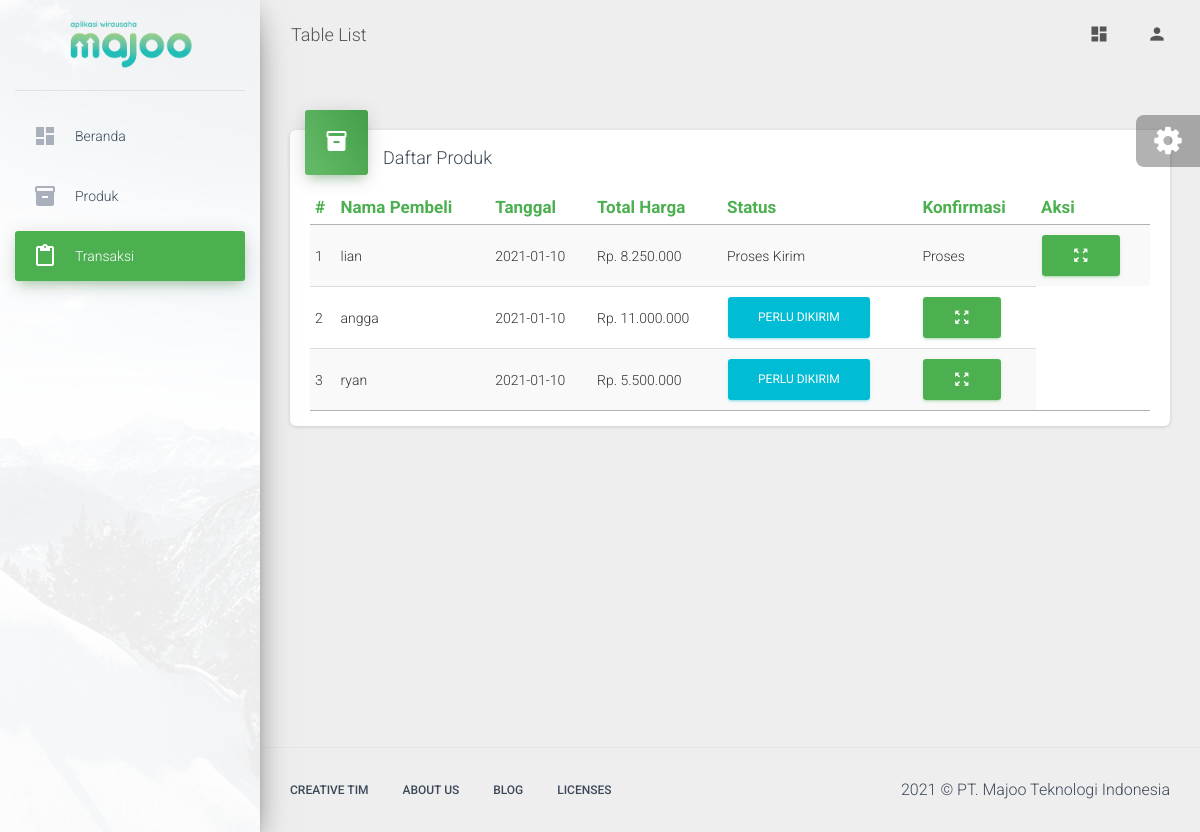
Screenshot of /index.php/admin/transaksi with the database file from the repository.
### tables this page shows
CREATE TABLE `penjualan` (
  `id` int(11) NOT NULL,
  `id_pengguna` int(15) NOT NULL,
  `total` int(100) NOT NULL,
  `tanggal` varchar(100) NOT NULL,
  `status` int(2) NOT NULL,
  `konfirmasi` int(1) NOT NULL
);

CREATE TABLE `pengguna` (
  `id` int(11) NOT NULL,
  `username` varchar(100) NOT NULL,
  `password` varchar(100) NOT NULL,
  `nama` varchar(255) NOT NULL,
  `alamat` text NOT NULL,
  `telepon` varchar(15) NOT NULL
);

### application/controllers/admin/Transaksi.php (called while the page is built, shortened)
<?php
class Transaksi extends CI_Controller{
  public function __construct()
  {
    $this->load->model('transaksi_model');
  }
  function index()
  {
    $data['page'] = 'Transaksi';
    $data['transaksi'] = $this->transaksi_model->getAllTransaksi();
    $this->load->view('admin/templates/header', $data);
    $this->load->view('admin/transaksi/index', $data);
    $this->load->view('admin/templates/footer');
  }
}

### index.php (called while the page is built, shortened)
<?php
require_once BASEPATH.'core/CodeIgniter.php';

### application/models/Transaksi_model.php (called while the page is built, shortened)
<?php
class Transaksi_model extends CI_Model{
  public function getAllTransaksi($value='')
  {
    $query = $this->db->query('SELECT pengguna.nama, penjualan.*, pengguna.id as id_user FROM penjualan JOIN pengguna ON pengguna.id=penjualan.id_pengguna');
    return $query->result();
  }
}

### application/views/admin/transaksi/index.php (the view)
<div class="content">
  <div class="container-fluid">
    <div class="row">
      <div class="col-md-12">
        <div class="card">
          <div class="card-header card-header-success card-header-icon">
            <div class="card-icon">
              <i class="material-icons">inventory</i>
            </div>
            <h4 class="card-title">Daftar Produk</h4>
          </div>
          <div class="card-body">
            <div class="table-responsive">
              <table id="myTable" class="table table-striped table-no-bordered table-hover" cellspacing="0" width="100%" style="width:100%">
                <thead class=" text-success">
                  <th>#</th>
                  <th>Nama Pembeli</th>
                  <th>Tanggal</th>
                  <th>Total Harga</th>
                  <th>Status</th>
                  <th>Konfirmasi</th>
                  <th>Aksi</th>
                </thead>
                <tbody>
                  <?php
                  $nomor = 1;
                   foreach ($transaksi as $key => $value): ?>
                    <tr>
                      <td><?php echo $nomor ?></td>
                      <td><?php echo $value->nama ?></td>
                      <td><?php echo $value->tanggal ?></td>
                      <td>Rp. <?php echo number_format($value->total,0,',','.'); ?></td>
                      <?php if ($value->status == 1) { ?>
                        <td><a href="<?php echo base_url('admin/transaksi/send/'.$value->id)?>" class="btn btn-info">Perlu Dikirim</a></td>
                      <?php } elseif ($value->status == 2) { ?>
                        <td>Proses Kirim</td>
                      <?php } elseif ($value->status == 3) { ?>
                        <td>Sampai</td>
                      <?php } ?>
                      <?php if ($value->konfirmasi == 1) { ?>
                        <td>Proses</td>
                      <?php } elseif ($value->konfirmasi == 2) { ?>
                        <td>Menunggu Konfirmasi</td>
                      <?php } elseif ($value->konfirmasi == 3) { ?>
                        <td>Selesai</td>
                      <?php } ?>
                      <td>
                        <a href="<?php echo base_url('admin/transaksi/detail/'.$value->id) ?>" class="btn btn-success">
                          <i class="material-icons">zoom_out_map</i>
                        </a>
                      </td>
                    </tr>
                  <?php $nomor++;
                endforeach; ?>
                </tbody>
              </table>
            </div>
          </div>
        </div>
      </div>
    </div>
  </div>
</div>

### application/views/admin/templates/header.php (shortened to what this page needs)
<!DOCTYPE html>
<html lang="en">
<head>
  <link rel="stylesheet" href="https://maxcdn.bootstrapcdn.com/font-awesome/latest/css/font-awesome.min.css">
  <link href="<?php echo base_url('assets/admin/css/material-dashboard.css?v=2.1.2') ?>" rel="stylesheet" />
  <link href="<?php echo base_url('assets/admin/demo/demo.css') ?>" rel="stylesheet" />
  <link rel="stylesheet" href="https://cdn.datatables.net/1.10.23/css/jquery.dataTables.min.css">
</head>
<body class="">
  <div class="wrapper ">
    <div class="sidebar" data-color="green" data-background-color="white" data-image="<?php echo base_url('assets/admin/img/sidebar-1.jpg') ?>">
      <div class="logo">
        <a href="#" class="simple-text logo-normal">
          <img src="<?php echo base_url('assets/img/majoo_logo.png') ?>" alt="" style="width:50%;">
        </a>
      </div>
      <div class="sidebar-wrapper">
        <ul class="nav">
          <li class="nav-item <?php if ($page == 'Beranda'): ?>active<?php endif; ?>">
            <a class="nav-link" href="<?php echo base_url('admin/beranda') ?>">
              <i class="material-icons">dashboard</i>
              <p>Beranda</p>
            </a>
          </li>
          <li class="nav-item <?php if ($page == 'Produk'): ?>active<?php endif; ?>">
            <a class="nav-link" href="<?php echo base_url('admin/produk')?>">
              <i class="material-icons">inventory</i>
              <p>Produk</p>
            </a>
          </li>
          <li class="nav-item <?php if ($page == 'Transaksi'): ?>active<?php endif; ?>">
            <a class="nav-link" href="<?php echo base_url('admin/transaksi')?>">
              <i class="material-icons">content_paste</i>
              <p>Transaksi</p>
            </a>
          </li>
        </ul>
      </div>
    </div>
    <div class="main-panel">
      <nav class="navbar navbar-expand-lg navbar-transparent navbar-absolute fixed-top ">
        <div class="container-fluid">
          <div class="navbar-wrapper">
            <a class="navbar-brand" href="javascript:;">Table List</a>
          </div>
          <div class="collapse navbar-collapse justify-content-end">
            <ul class="navbar-nav">
              <li class="nav-item">
                <a class="nav-link" href="<?php echo base_url('admin/beranda'); ?>">
                  <i class="material-icons">dashboard</i>
                </a>
              </li>
              <li class="nav-item dropdown">
                <a class="nav-link" href="javascript:;" id="navbarDropdownProfile" data-toggle="dropdown" aria-haspopup="true" aria-expanded="false">
                  <i class="material-icons">person</i>
                </a>
              </li>
            </ul>
          </div>
        </div>
      </nav>

### application/views/admin/templates/footer.php (shortened to what this page needs)
<footer class="footer">
	<div class="container-fluid">
		<nav class="float-left">
			<ul>
				<li>
					<a href="https://www.creative-tim.com">
						Creative Tim
					</a>
				</li>
				<li>
					<a href="https://creative-tim.com/presentation">
						About Us
					</a>
				</li>
				<li>
					<a href="http://blog.creative-tim.com">
						Blog
					</a>
				</li>
				<li>
					<a href="https://www.creative-tim.com/license">
						Licenses
					</a>
				</li>
			</ul>
		</nav>
		<div class="copyright float-right">
			 &copy; PT. Majoo Teknologi Indonesia
		</div>
	</div>
</footer>
</div>
</div>
<div class="fixed-plugin">
<div class="dropdown show-dropdown">
<a href="#" data-toggle="dropdown">
	<i class="fa fa-cog fa-2x"> </i>
</a>
</div>
</div>
</body>
</html>

### rows the page displays
penjualan: id_pengguna.nama "lian", tanggal "2021-01-10", total "8.250.000", status "Proses Kirim", konfirmasi "Proses"
penjualan: id_pengguna.nama "angga", tanggal "2021-01-10", total "11.000.000"
penjualan: id_pengguna.nama "ryan", tanggal "2021-01-10", total "5.500.000"
